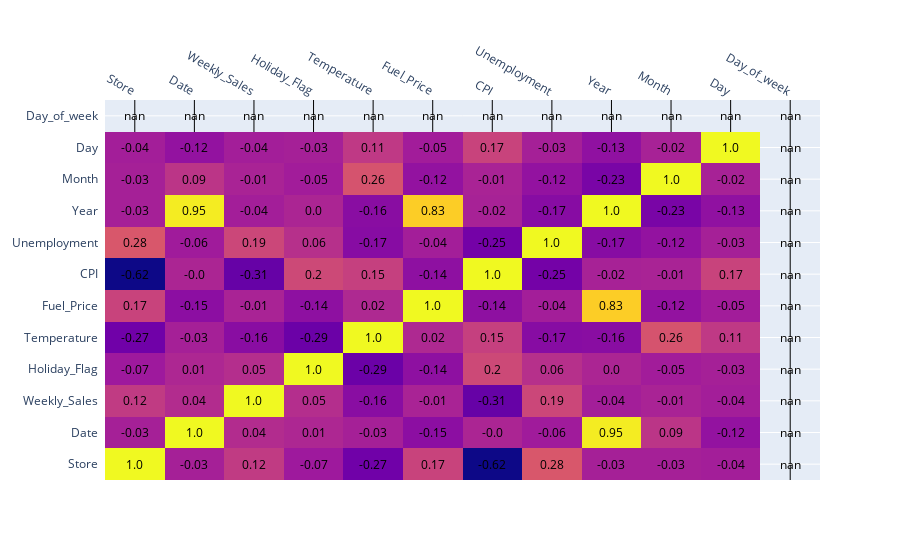

The notebook cell this image was saved under:
### Code cell
corr_matrix = dataset.corr().round(2)
import plotly.figure_factory as ff
fig = ff.create_annotated_heatmap(corr_matrix.values,
                                  x = corr_matrix.columns.tolist(),
                                  y = corr_matrix.index.tolist())


fig.show()

### Figure 1 — Plotly figure (JSON) as saved in the notebook; plotly's stock layout.template omitted (floating-point values rounded to 4 significant figures; data arrays with more than 128 entries replaced by an {"elided": "..."} marker saying what was removed)
{"data": [{"colorscale": [[0, "#0d0887"], [0.1111, "#46039f"], [0.2222, "#7201a8"], [0.3333, "#9c179e"], [0.4444, "#bd3786"], [0.5556, "#d8576b"], [0.6667, "#ed7953"], [0.7778, "#fb9f3a"], [0.8889, "#fdca26"], [1, "#f0f921"]], "reversescale": false, "showscale": false, "type": "heatmap", "x": ["Store", "Date", "Weekly_Sales", "Holiday_Flag", "Temperature", "Fuel_Price", "CPI", "Unemployment", "Year", "Month", "Day", "Day_of_week"], "y": ["Store", "Date", "Weekly_Sales", "Holiday_Flag", "Temperature", "Fuel_Price", "CPI", "Unemployment", "Year", "Month", "Day", "Day_of_week"], "z": {"elided": "12x12 float values"}}], "layout": {"annotations": [{"font": {"color": "#000000"}, "showarrow": false, "text": "1.0", "x": "Store", "xref": "x", "y": "Store", "yref": "y"}, {"font": {"color": "#000000"}, "showarrow": false, "text": "-0.03", "x": "Date", "xref": "x", "y": "Store", "yref": "y"}, {"font": {"color": "#000000"}, "showarrow": false, "text": "0.12", "x": "Weekly_Sales", "xref": "x", "y": "Store", "yref": "y"}, {"font": {"color": "#000000"}, "showarrow": false, "text": "-0.07", "x": "Holiday_Flag", "xref": "x", "y": "Store", "yref": "y"}, {"font": {"color": "#000000"}, "showarrow": false, "text": "-0.27", "x": "Temperature", "xref": "x", "y": "Store", "yref": "y"}, {"font": {"color": "#000000"}, "showarrow": false, "text": "0.17", "x": "Fuel_Price", "xref": "x", "y": "Store", "yref": "y"}, {"font": {"color": "#000000"}, "showarrow": false, "text": "-0.62", "x": "CPI", "xref": "x", "y": "Store", "yref": "y"}, {"font": {"color": "#000000"}, "showarrow": false, "text": "0.28", "x": "Unemployment", "xref": "x", "y": "Store", "yref": "y"}, {"font": {"color": "#000000"}, "showarrow": false, "text": "-0.03", "x": "Year", "xref": "x", "y": "Store", "yref": "y"}, {"font": {"color": "#000000"}, "showarrow": false, "text": "-0.03", "x": "Month", "xref": "x", "y": "Store", "yref": "y"}, {"font": {"color": "#000000"}, "showarrow": false, "text": "-0.04", "x": "Day", "xref": "x", "y": "Store", "yref": "y"}, {"font": {"color": "#000000"}, "showarrow": false, "text": "nan", "x": "Day_of_week", "xref": "x", "y": "Store", "yref": "y"}, {"font": {"color": "#000000"}, "showarrow": false, "text": "-0.03", "x": "Store", "xref": "x", "y": "Date", "yref": "y"}, {"font": {"color": "#000000"}, "showarrow": false, "text": "1.0", "x": "Date", "xref": "x", "y": "Date", "yref": "y"}, {"font": {"color": "#000000"}, "showarrow": false, "text": "0.04", "x": "Weekly_Sales", "xref": "x", "y": "Date", "yref": "y"}, {"font": {"color": "#000000"}, "showarrow": false, "text": "0.01", "x": "Holiday_Flag", "xref": "x", "y": "Date", "yref": "y"}, {"font": {"color": "#000000"}, "showarrow": false, "text": "-0.03", "x": "Temperature", "xref": "x", "y": "Date", "yref": "y"}, {"font": {"color": "#000000"}, "showarrow": false, "text": "-0.15", "x": "Fuel_Price", "xref": "x", "y": "Date", "yref": "y"}, {"font": {"color": "#000000"}, "showarrow": false, "text": "-0.0", "x": "CPI", "xref": "x", "y": "Date", "yref": "y"}, {"font": {"color": "#000000"}, "showarrow": false, "text": "-0.06", "x": "Unemployment", "xref": "x", "y": "Date", "yref": "y"}, {"font": {"color": "#000000"}, "showarrow": false, "text": "0.95", "x": "Year", "xref": "x", "y": "Date", "yref": "y"}, {"font": {"color": "#000000"}, "showarrow": false, "text": "0.09", "x": "Month", "xref": "x", "y": "Date", "yref": "y"}, {"font": {"color": "#000000"}, "showarrow": false, "text": "-0.12", "x": "Day", "xref": "x", "y": "Date", "yref": "y"}, {"font": {"color": "#000000"}, "showarrow": false, "text": "nan", "x": "Day_of_week", "xref": "x", "y": "Date", "yref": "y"}, {"font": {"color": "#000000"}, "showarrow": false, "text": "0.12", "x": "Store", "xref": "x", "y": "Weekly_Sales", "yref": "y"}, {"font": {"color": "#000000"}, "showarrow": false, "text": "0.04", "x": "Date", "xref": "x", "y": "Weekly_Sales", "yref": "y"}, {"font": {"color": "#000000"}, "showarrow": false, "text": "1.0", "x": "Weekly_Sales", "xref": "x", "y": "Weekly_Sales", "yref": "y"}, {"font": {"color": "#000000"}, "showarrow": false, "text": "0.05", "x": "Holiday_Flag", "xref": "x", "y": "Weekly_Sales", "yref": "y"}, {"font": {"color": "#000000"}, "showarrow": false, "text": "-0.16", "x": "Temperature", "xref": "x", "y": "Weekly_Sales", "yref": "y"}, {"font": {"color": "#000000"}, "showarrow": false, "text": "-0.01", "x": "Fuel_Price", "xref": "x", "y": "Weekly_Sales", "yref": "y"}, {"font": {"color": "#000000"}, "showarrow": false, "text": "-0.31", "x": "CPI", "xref": "x", "y": "Weekly_Sales", "yref": "y"}, {"font": {"color": "#000000"}, "showarrow": false, "text": "0.19", "x": "Unemployment", "xref": "x", "y": "Weekly_Sales", "yref": "y"}, {"font": {"color": "#000000"}, "showarrow": false, "text": "-0.04", "x": "Year", "xref": "x", "y": "Weekly_Sales", "yref": "y"}, {"font": {"color": "#000000"}, "showarrow": false, "text": "-0.01", "x": "Month", "xref": "x", "y": "Weekly_Sales", "yref": "y"}, {"font": {"color": "#000000"}, "showarrow": false, "text": "-0.04", "x": "Day", "xref": "x", "y": "Weekly_Sales", "yref": "y"}, {"font": {"color": "#000000"}, "showarrow": false, "text": "nan", "x": "Day_of_week", "xref": "x", "y": "Weekly_Sales", "yref": "y"}, {"font": {"color": "#000000"}, "showarrow": false, "text": "-0.07", "x": "Store", "xref": "x", "y": "Holiday_Flag", "yref": "y"}, {"font": {"color": "#000000"}, "showarrow": false, "text": "0.01", "x": "Date", "xref": "x", "y": "Holiday_Flag", "yref": "y"}, {"font": {"color": "#000000"}, "showarrow": false, "text": "0.05", "x": "Weekly_Sales", "xref": "x", "y": "Holiday_Flag", "yref": "y"}, {"font": {"color": "#000000"}, "showarrow": false, "text": "1.0", "x": "Holiday_Flag", "xref": "x", "y": "Holiday_Flag", "yref": "y"}, {"font": {"color": "#000000"}, "showarrow": false, "text": "-0.29", "x": "Temperature", "xref": "x", "y": "Holiday_Flag", "yref": "y"}, {"font": {"color": "#000000"}, "showarrow": false, "text": "-0.14", "x": "Fuel_Price", "xref": "x", "y": "Holiday_Flag", "yref": "y"}, {"font": {"color": "#000000"}, "showarrow": false, "text": "0.2", "x": "CPI", "xref": "x", "y": "Holiday_Flag", "yref": "y"}, {"font": {"color": "#000000"}, "showarrow": false, "text": "0.06", "x": "Unemployment", "xref": "x", "y": "Holiday_Flag", "yref": "y"}, {"font": {"color": "#000000"}, "showarrow": false, "text": "0.0", "x": "Year", "xref": "x", "y": "Holiday_Flag", "yref": "y"}, {"font": {"color": "#000000"}, "showarrow": false, "text": "-0.05", "x": "Month", "xref": "x", "y": "Holiday_Flag", "yref": "y"}, {"font": {"color": "#000000"}, "showarrow": false, "text": "-0.03", "x": "Day", "xref": "x", "y": "Holiday_Flag", "yref": "y"}, {"font": {"color": "#000000"}, "showarrow": false, "text": "nan", "x": "Day_of_week", "xref": "x", "y": "Holiday_Flag", "yref": "y"}, {"font": {"color": "#000000"}, "showarrow": false, "text": "-0.27", "x": "Store", "xref": "x", "y": "Temperature", "yref": "y"}, {"font": {"color": "#000000"}, "showarrow": false, "text": "-0.03", "x": "Date", "xref": "x", "y": "Temperature", "yref": "y"}, {"font": {"color": "#000000"}, "showarrow": false, "text": "-0.16", "x": "Weekly_Sales", "xref": "x", "y": "Temperature", "yref": "y"}, {"font": {"color": "#000000"}, "showarrow": false, "text": "-0.29", "x": "Holiday_Flag", "xref": "x", "y": "Temperature", "yref": "y"}, {"font": {"color": "#000000"}, "showarrow": false, "text": "1.0", "x": "Temperature", "xref": "x", "y": "Temperature", "yref": "y"}, {"font": {"color": "#000000"}, "showarrow": false, "text": "0.02", "x": "Fuel_Price", "xref": "x", "y": "Temperature", "yref": "y"}, {"font": {"color": "#000000"}, "showarrow": false, "text": "0.15", "x": "CPI", "xref": "x", "y": "Temperature", "yref": "y"}, {"font": {"color": "#000000"}, "showarrow": false, "text": "-0.17", "x": "Unemployment", "xref": "x", "y": "Temperature", "yref": "y"}, {"font": {"color": "#000000"}, "showarrow": false, "text": "-0.16", "x": "Year", "xref": "x", "y": "Temperature", "yref": "y"}, {"font": {"color": "#000000"}, "showarrow": false, "text": "0.26", "x": "Month", "xref": "x", "y": "Temperature", "yref": "y"}, {"font": {"color": "#000000"}, "showarrow": false, "text": "0.11", "x": "Day", "xref": "x", "y": "Temperature", "yref": "y"}, {"font": {"color": "#000000"}, "showarrow": false, "text": "nan", "x": "Day_of_week", "xref": "x", "y": "Temperature", "yref": "y"}, {"font": {"color": "#000000"}, "showarrow": false, "text": "0.17", "x": "Store", "xref": "x", "y": "Fuel_Price", "yref": "y"}, {"font": {"color": "#000000"}, "showarrow": false, "text": "-0.15", "x": "Date", "xref": "x", "y": "Fuel_Price", "yref": "y"}, {"font": {"color": "#000000"}, "showarrow": false, "text": "-0.01", "x": "Weekly_Sales", "xref": "x", "y": "Fuel_Price", "yref": "y"}, {"font": {"color": "#000000"}, "showarrow": false, "text": "-0.14", "x": "Holiday_Flag", "xref": "x", "y": "Fuel_Price", "yref": "y"}, {"font": {"color": "#000000"}, "showarrow": false, "text": "0.02", "x": "Temperature", "xref": "x", "y": "Fuel_Price", "yref": "y"}, {"font": {"color": "#000000"}, "showarrow": false, "text": "1.0", "x": "Fuel_Price", "xref": "x", "y": "Fuel_Price", "yref": "y"}, {"font": {"color": "#000000"}, "showarrow": false, "text": "-0.14", "x": "CPI", "xref": "x", "y": "Fuel_Price", "yref": "y"}, {"font": {"color": "#000000"}, "showarrow": false, "text": "-0.04", "x": "Unemployment", "xref": "x", "y": "Fuel_Price", "yref": "y"}, {"font": {"color": "#000000"}, "showarrow": false, "text": "0.83", "x": "Year", "xref": "x", "y": "Fuel_Price", "yref": "y"}, {"font": {"color": "#000000"}, "showarrow": false, "text": "-0.12", "x": "Month", "xref": "x", "y": "Fuel_Price", "yref": "y"}, {"font": {"color": "#000000"}, "showarrow": false, "text": "-0.05", "x": "Day", "xref": "x", "y": "Fuel_Price", "yref": "y"}, {"font": {"color": "#000000"}, "showarrow": false, "text": "nan", "x": "Day_of_week", "xref": "x", "y": "Fuel_Price", "yref": "y"}, {"font": {"color": "#000000"}, "showarrow": false, "text": "-0.62", "x": "Store", "xref": "x", "y": "CPI", "yref": "y"}, {"font": {"color": "#000000"}, "showarrow": false, "text": "-0.0", "x": "Date", "xref": "x", "y": "CPI", "yref": "y"}, {"font": {"color": "#000000"}, "showarrow": false, "text": "-0.31", "x": "Weekly_Sales", "xref": "x", "y": "CPI", "yref": "y"}, {"font": {"color": "#000000"}, "showarrow": false, "text": "0.2", "x": "Holiday_Flag", "xref": "x", "y": "CPI", "yref": "y"}, {"font": {"color": "#000000"}, "showarrow": false, "text": "0.15", "x": "Temperature", "xref": "x", "y": "CPI", "yref": "y"}, {"font": {"color": "#000000"}, "showarrow": false, "text": "-0.14", "x": "Fuel_Price", "xref": "x", "y": "CPI", "yref": "y"}, {"font": {"color": "#000000"}, "showarrow": false, "text": "1.0", "x": "CPI", "xref": "x", "y": "CPI", "yref": "y"}, {"font": {"color": "#000000"}, "showarrow": false, "text": "-0.25", "x": "Unemployment", "xref": "x", "y": "CPI", "yref": "y"}, {"font": {"color": "#000000"}, "showarrow": false, "text": "-0.02", "x": "Year", "xref": "x", "y": "CPI", "yref": "y"}, {"font": {"color": "#000000"}, "showarrow": false, "text": "-0.01", "x": "Month", "xref": "x", "y": "CPI", "yref": "y"}, {"font": {"color": "#000000"}, "showarrow": false, "text": "0.17", "x": "Day", "xref": "x", "y": "CPI", "yref": "y"}, {"font": {"color": "#000000"}, "showarrow": false, "text": "nan", "x": "Day_of_week", "xref": "x", "y": "CPI", "yref": "y"}, {"font": {"color": "#000000"}, "showarrow": false, "text": "0.28", "x": "Store", "xref": "x", "y": "Unemployment", "yref": "y"}, {"font": {"color": "#000000"}, "showarrow": false, "text": "-0.06", "x": "Date", "xref": "x", "y": "Unemployment", "yref": "y"}, {"font": {"color": "#000000"}, "showarrow": false, "text": "0.19", "x": "Weekly_Sales", "xref": "x", "y": "Unemployment", "yref": "y"}, {"font": {"color": "#000000"}, "showarrow": false, "text": "0.06", "x": "Holiday_Flag", "xref": "x", "y": "Unemployment", "yref": "y"}, {"font": {"color": "#000000"}, "showarrow": false, "text": "-0.17", "x": "Temperature", "xref": "x", "y": "Unemployment", "yref": "y"}, {"font": {"color": "#000000"}, "showarrow": false, "text": "-0.04", "x": "Fuel_Price", "xref": "x", "y": "Unemployment", "yref": "y"}, {"font": {"color": "#000000"}, "showarrow": false, "text": "-0.25", "x": "CPI", "xref": "x", "y": "Unemployment", "yref": "y"}, {"font": {"color": "#000000"}, "showarrow": false, "text": "1.0", "x": "Unemployment", "xref": "x", "y": "Unemployment", "yref": "y"}, {"font": {"color": "#000000"}, "showarrow": false, "text": "-0.17", "x": "Year", "xref": "x", "y": "Unemployment", "yref": "y"}, {"font": {"color": "#000000"}, "showarrow": false, "text": "-0.12", "x": "Month", "xref": "x", "y": "Unemployment", "yref": "y"}, {"font": {"color": "#000000"}, "showarrow": false, "text": "-0.03", "x": "Day", "xref": "x", "y": "Unemployment", "yref": "y"}, {"font": {"color": "#000000"}, "showarrow": false, "text": "nan", "x": "Day_of_week", "xref": "x", "y": "Unemployment", "yref": "y"}, {"font": {"color": "#000000"}, "showarrow": false, "text": "-0.03", "x": "Store", "xref": "x", "y": "Year", "yref": "y"}, {"font": {"color": "#000000"}, "showarrow": false, "text": "0.95", "x": "Date", "xref": "x", "y": "Year", "yref": "y"}, {"font": {"color": "#000000"}, "showarrow": false, "text": "-0.04", "x": "Weekly_Sales", "xref": "x", "y": "Year", "yref": "y"}, {"font": {"color": "#000000"}, "showarrow": false, "text": "0.0", "x": "Holiday_Flag", "xref": "x", "y": "Year", "yref": "y"}, {"font": {"color": "#000000"}, "showarrow": false, "text": "-0.16", "x": "Temperature", "xref": "x", "y": "Year", "yref": "y"}, {"font": {"color": "#000000"}, "showarrow": false, "text": "0.83", "x": "Fuel_Price", "xref": "x", "y": "Year", "yref": "y"}, {"font": {"color": "#000000"}, "showarrow": false, "text": "-0.02", "x": "CPI", "xref": "x", "y": "Year", "yref": "y"}, {"font": {"color": "#000000"}, "showarrow": false, "text": "-0.17", "x": "Unemployment", "xref": "x", "y": "Year", "yref": "y"}, {"font": {"color": "#000000"}, "showarrow": false, "text": "1.0", "x": "Year", "xref": "x", "y": "Year", "yref": "y"}, {"font": {"color": "#000000"}, "showarrow": false, "text": "-0.23", "x": "Month", "xref": "x", "y": "Year", "yref": "y"}, {"font": {"color": "#000000"}, "showarrow": false, "text": "-0.13", "x": "Day", "xref": "x", "y": "Year", "yref": "y"}, {"font": {"color": "#000000"}, "showarrow": false, "text": "nan", "x": "Day_of_week", "xref": "x", "y": "Year", "yref": "y"}, {"font": {"color": "#000000"}, "showarrow": false, "text": "-0.03", "x": "Store", "xref": "x", "y": "Month", "yref": "y"}, {"font": {"color": "#000000"}, "showarrow": false, "text": "0.09", "x": "Date", "xref": "x", "y": "Month", "yref": "y"}, {"font": {"color": "#000000"}, "showarrow": false, "text": "-0.01", "x": "Weekly_Sales", "xref": "x", "y": "Month", "yref": "y"}, {"font": {"color": "#000000"}, "showarrow": false, "text": "-0.05", "x": "Holiday_Flag", "xref": "x", "y": "Month", "yref": "y"}, {"font": {"color": "#000000"}, "showarrow": false, "text": "0.26", "x": "Temperature", "xref": "x", "y": "Month", "yref": "y"}, {"font": {"color": "#000000"}, "showarrow": false, "text": "-0.12", "x": "Fuel_Price", "xref": "x", "y": "Month", "yref": "y"}, {"font": {"color": "#000000"}, "showarrow": false, "text": "-0.01", "x": "CPI", "xref": "x", "y": "Month", "yref": "y"}, {"font": {"color": "#000000"}, "showarrow": false, "text": "-0.12", "x": "Unemployment", "xref": "x", "y": "Month", "yref": "y"}, {"font": {"color": "#000000"}, "showarrow": false, "text": "-0.23", "x": "Year", "xref": "x", "y": "Month", "yref": "y"}, {"font": {"color": "#000000"}, "showarrow": false, "text": "1.0", "x": "Month", "xref": "x", "y": "Month", "yref": "y"}, {"font": {"color": "#000000"}, "showarrow": false, "text": "-0.02", "x": "Day", "xref": "x", "y": "Month", "yref": "y"}, {"font": {"color": "#000000"}, "showarrow": false, "text": "nan", "x": "Day_of_week", "xref": "x", "y": "Month", "yref": "y"}, {"font": {"color": "#000000"}, "showarrow": false, "text": "-0.04", "x": "Store", "xref": "x", "y": "Day", "yref": "y"}, {"font": {"color": "#000000"}, "showarrow": false, "text": "-0.12", "x": "Date", "xref": "x", "y": "Day", "yref": "y"}, {"font": {"color": "#000000"}, "showarrow": false, "text": "-0.04", "x": "Weekly_Sales", "xref": "x", "y": "Day", "yref": "y"}, {"font": {"color": "#000000"}, "showarrow": false, "text": "-0.03", "x": "Holiday_Flag", "xref": "x", "y": "Day", "yref": "y"}, {"font": {"color": "#000000"}, "showarrow": false, "text": "0.11", "x": "Temperature", "xref": "x", "y": "Day", "yref": "y"}, {"font": {"color": "#000000"}, "showarrow": false, "text": "-0.05", "x": "Fuel_Price", "xref": "x", "y": "Day", "yref": "y"}, {"font": {"color": "#000000"}, "showarrow": false, "text": "0.17", "x": "CPI", "xref": "x", "y": "Day", "yref": "y"}, {"font": {"color": "#000000"}, "showarrow": false, "text": "-0.03", "x": "Unemployment", "xref": "x", "y": "Day", "yref": "y"}, {"font": {"color": "#000000"}, "showarrow": false, "text": "-0.13", "x": "Year", "xref": "x", "y": "Day", "yref": "y"}, {"font": {"color": "#000000"}, "showarrow": false, "text": "-0.02", "x": "Month", "xref": "x", "y": "Day", "yref": "y"}, {"font": {"color": "#000000"}, "showarrow": false, "text": "1.0", "x": "Day", "xref": "x", "y": "Day", "yref": "y"}, {"font": {"color": "#000000"}, "showarrow": false, "text": "nan", "x": "Day_of_week", "xref": "x", "y": "Day", "yref": "y"}, {"font": {"color": "#000000"}, "showarrow": false, "text": "nan", "x": "Store", "xref": "x", "y": "Day_of_week", "yref": "y"}, {"font": {"color": "#000000"}, "showarrow": false, "text": "nan", "x": "Date", "xref": "x", "y": "Day_of_week", "yref": "y"}, {"font": {"color": "#000000"}, "showarrow": false, "text": "nan", "x": "Weekly_Sales", "xref": "x", "y": "Day_of_week", "yref": "y"}, {"font": {"color": "#000000"}, "showarrow": false, "text": "nan", "x": "Holiday_Flag", "xref": "x", "y": "Day_of_week", "yref": "y"}, {"font": {"color": "#000000"}, "showarrow": false, "text": "nan", "x": "Temperature", "xref": "x", "y": "Day_of_week", "yref": "y"}, {"font": {"color": "#000000"}, "showarrow": false, "text": "nan", "x": "Fuel_Price", "xref": "x", "y": "Day_of_week", "yref": "y"}, {"font": {"color": "#000000"}, "showarrow": false, "text": "nan", "x": "CPI", "xref": "x", "y": "Day_of_week", "yref": "y"}, {"font": {"color": "#000000"}, "showarrow": false, "text": "nan", "x": "Unemployment", "xref": "x", "y": "Day_of_week", "yref": "y"}, {"font": {"color": "#000000"}, "showarrow": false, "text": "nan", "x": "Year", "xref": "x", "y": "Day_of_week", "yref": "y"}, {"font": {"color": "#000000"}, "showarrow": false, "text": "nan", "x": "Month", "xref": "x", "y": "Day_of_week", "yref": "y"}, {"font": {"color": "#000000"}, "showarrow": false, "text": "nan", "x": "Day", "xref": "x", "y": "Day_of_week", "yref": "y"}, {"font": {"color": "#000000"}, "showarrow": false, "text": "nan", "x": "Day_of_week", "xref": "x", "y": "Day_of_week", "yref": "y"}], "xaxis": {"dtick": 1, "gridcolor": "rgb(0, 0, 0)", "side": "top", "ticks": ""}, "yaxis": {"dtick": 1, "ticks": "", "ticksuffix": "  "}}}
